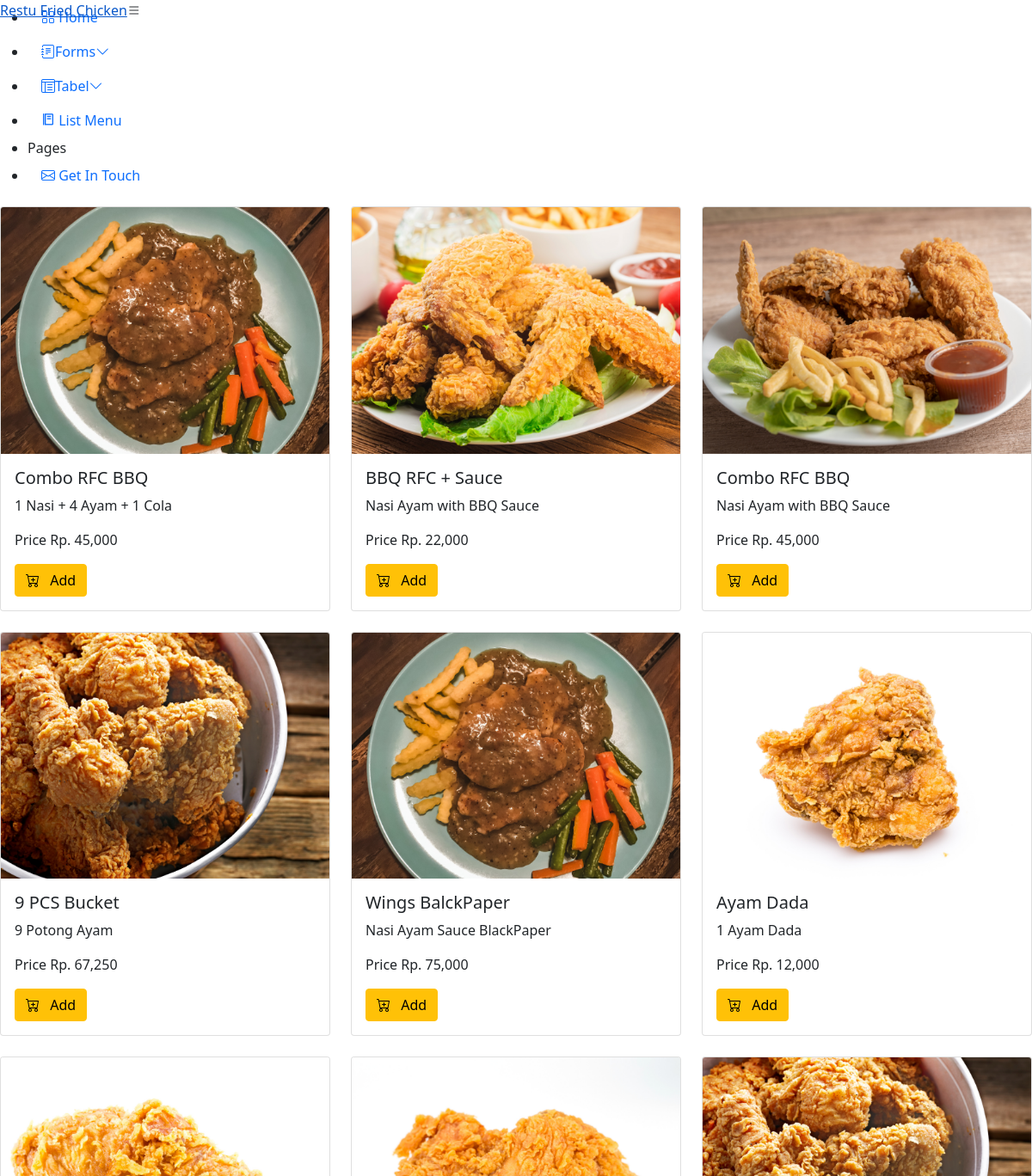
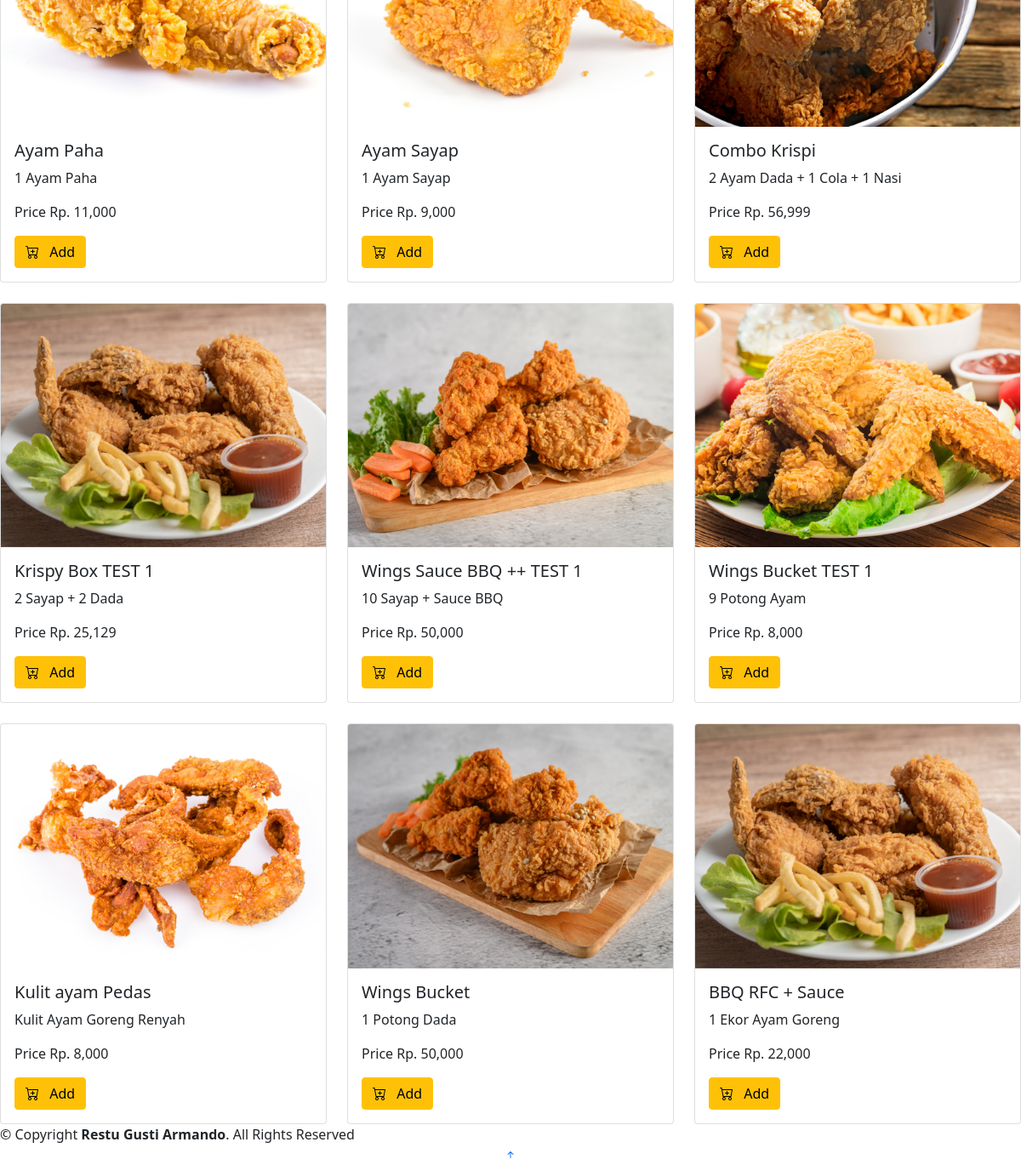
Page /menu.php on the committed database (2 pictures, top to bottom).
### tables this page shows
CREATE TABLE IF NOT EXISTS `produk` (
  `id` int(11) NOT NULL AUTO_INCREMENT,
  `nama` varchar(100) NOT NULL,
  `deskripsi` varchar(100) NOT NULL,
  `harga` int(12) NOT NULL,
  `stok` int(12) NOT NULL,
  `gambar` varchar(100) NOT NULL,
  PRIMARY KEY (`id`)
);

### menu.php (the view, shortened to what this page needs)
<?php
require 'function.php';
?>
<!DOCTYPE html>
<html lang="en">
<head>
  <link href="assets/vendor/bootstrap/css/bootstrap.min.css" rel="stylesheet">
  <link href="assets/vendor/bootstrap-icons/bootstrap-icons.css" rel="stylesheet">
  <link href="assets/vendor/boxicons/css/boxicons.min.css" rel="stylesheet">
  <link href="assets/vendor/quill/quill.snow.css" rel="stylesheet">
  <link href="assets/vendor/quill/quill.bubble.css" rel="stylesheet">
  <link href="assets/vendor/remixicon/remixicon.css" rel="stylesheet">
  <link href="assets/vendor/simple-datatables/style.css" rel="stylesheet">
  <link href="assets/css/style.css" rel="stylesheet">
</head>
<body>
  <header id="header" class="header fixed-top d-flex align-items-center">
    <div class="d-flex align-items-center justify-content-between">
      <a href="index.php" class="logo d-flex align-items-center">
        <span class="d-none d-lg-block">Restu Fried Chicken</span>
      </a>
      <i class="bi bi-list toggle-sidebar-btn"></i>
    </div>
  </header>
  <aside id="sidebar" class="sidebar">
    <ul class="sidebar-nav" id="sidebar-nav">
      <li class="nav-item">
        <a class="nav-link " href="index.php">
          <i class="bi bi-grid"></i>
          <span>Home</span>
        </a>
      </li>
      <li class="nav-item">
        <a class="nav-link collapsed" data-bs-target="#forms-nav" data-bs-toggle="collapse" href="#">
          <i class="bi bi-journal-text"></i><span>Forms</span><i class="bi bi-chevron-down ms-auto"></i>
        </a>
      </li>
      <li class="nav-item">
        <a class="nav-link collapsed" data-bs-target="#tables-nav" data-bs-toggle="collapse" href="#">
          <i class="bi bi-layout-text-window-reverse"></i><span>Tabel</span><i class="bi bi-chevron-down ms-auto"></i>
        </a>
      </li>
      <li class="nav-item">
        <a class="nav-link collapsed" href="menu.php">
        <i class='bx bx-food-menu'></i>
          <span>List Menu</span>
        </a>
      </li>
      <li class="nav-heading">Pages</li>
      <li class="nav-item">
        <a class="nav-link collapsed" href="pages-contact.php">
          <i class="bi bi-envelope"></i>
          <span>Get In Touch</span>
        </a>
      </li>
    </ul>
  </aside>
  <main id="main" class="main">
  <section class="section">
        <div class="row row-cols-1 row-cols-md-3 g-4">
        <?php
    $menu = mysqli_query($koneksi,"SELECT * FROM produk");
    while ($produk = mysqli_fetch_array($menu)) {
    $namaproduk = $produk['nama'];
    $deskripsiproduk = $produk['deskripsi'];
    $harga = $produk['harga'];
    $gambar = $produk['gambar'];
                  ?>
        <div class="col">
          <div class="card h-100">
          <img src="assets/img/<?= $gambar ?>" class="card-img-top" alt="Ayam">
            <div class="card-body">
              <h5 class="card-title"><?= $namaproduk  ?></h5>
              <p class="card-text"><?= $deskripsiproduk ?></p>
              <p class="card-text">Price Rp. <?= number_format ($harga) ?></p>
              <a href="#" class="btn btn-warning"> <i class="bi bi-cart-plus me-2"></i> Add </a>
            </div>
          </div>
        </div>
        <?php };  ?>
      </div>
  </section>
  </main>
  <footer id="footer" class="footer">
    <div class="copyright">
      &copy; Copyright <strong><span>Restu Gusti Armando</span></strong>. All Rights Reserved
    </div>
  </footer>
  <a href="#" class="back-to-top d-flex align-items-center justify-content-center"><i class="bi bi-arrow-up-short"></i></a>
</body>
</html>

### rows in the picture
produk: gambar (picture), nama "Combo RFC BBQ", deskripsi "1 Nasi + 4 Ayam + 1 Cola", harga "45,000"
produk: gambar (picture), nama "BBQ RFC + Sauce", deskripsi "Nasi Ayam with BBQ Sauce", harga "22,000"
produk: gambar (picture), nama "Combo RFC BBQ", deskripsi "Nasi Ayam with BBQ Sauce", harga "45,000"
produk: gambar (picture), nama "9 PCS Bucket", deskripsi "9 Potong Ayam", harga "67,250"
produk: gambar (picture), nama "Wings BalckPaper", deskripsi "Nasi Ayam Sauce BlackPaper", harga "75,000"
produk: gambar (picture), nama "Ayam Dada", deskripsi "1 Ayam Dada", harga "12,000"
produk: gambar (picture), nama "Ayam Paha", deskripsi "1 Ayam Paha", harga "11,000"
produk: gambar (picture), nama "Ayam Sayap", deskripsi "1 Ayam Sayap", harga "9,000"
produk: gambar (picture), nama "Combo Krispi", deskripsi "2 Ayam Dada + 1 Cola + 1 Nasi", harga "56,999"
produk: gambar (picture), nama "Krispy Box TEST 1", deskripsi "2 Sayap + 2 Dada", harga "25,129"
produk: gambar (picture), nama "Wings Sauce BBQ ++ TEST 1", deskripsi "10 Sayap + Sauce BBQ", harga "50,000"
produk: gambar (picture), nama "Wings Bucket TEST 1", deskripsi "9 Potong Ayam", harga "8,000"
produk: gambar (picture), nama "Kulit ayam Pedas", deskripsi "Kulit Ayam Goreng Renyah", harga "8,000"
produk: gambar (picture), nama "Wings Bucket", deskripsi "1 Potong Dada", harga "50,000"
produk: gambar (picture), nama "BBQ RFC + Sauce", deskripsi "1 Ekor Ayam Goreng", harga "22,000"
